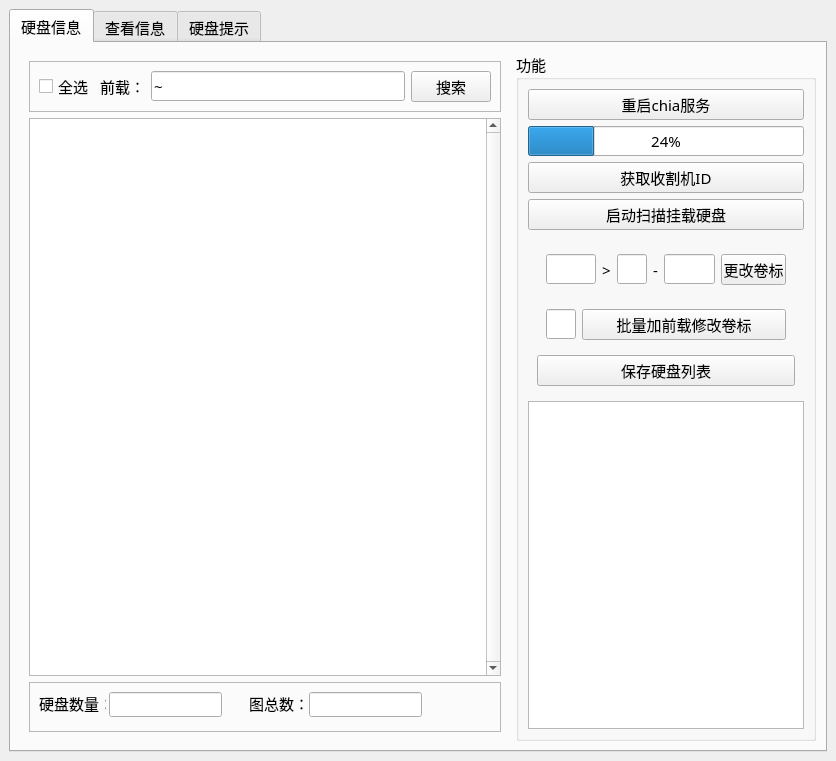
<?xml version="1.0" encoding="UTF-8"?>
<ui version="4.0">
 <class>MainWindow</class>
 <widget class="QMainWindow" name="MainWindow">
  <property name="geometry">
   <rect>
    <x>0</x>
    <y>0</y>
    <width>836</width>
    <height>761</height>
   </rect>
  </property>
  <property name="windowTitle">
   <string>chia 管理器</string>
  </property>
  <widget class="QWidget" name="centralwidget">
   <layout class="QHBoxLayout" name="horizontalLayout_4">
    <item>
     <widget class="QTabWidget" name="tabWidget">
      <property name="font">
       <font>
        <family>微软雅黑</family>
        <pointsize>11</pointsize>
       </font>
      </property>
      <property name="currentIndex">
       <number>0</number>
      </property>
      <widget class="QWidget" name="tab_3">
       <attribute name="title">
        <string>硬盘信息</string>
       </attribute>
       <layout class="QHBoxLayout" name="horizontalLayout_2">
        <item>
         <widget class="QWidget" name="widget_3" native="true">
          <layout class="QGridLayout" name="gridLayout">
           <item row="1" column="0">
            <widget class="QTableWidget" name="tableWidget">
             <property name="font">
              <font>
               <family>微软雅黑</family>
               <pointsize>9</pointsize>
              </font>
             </property>
             <property name="autoFillBackground">
              <bool>false</bool>
             </property>
             <property name="frameShape">
              <enum>QFrame::StyledPanel</enum>
             </property>
             <property name="frameShadow">
              <enum>QFrame::Sunken</enum>
             </property>
             <property name="lineWidth">
              <number>1</number>
             </property>
             <property name="midLineWidth">
              <number>1</number>
             </property>
             <property name="verticalScrollBarPolicy">
              <enum>Qt::ScrollBarAlwaysOn</enum>
             </property>
             <property name="horizontalScrollBarPolicy">
              <enum>Qt::ScrollBarAlwaysOff</enum>
             </property>
             <property name="showDropIndicator" stdset="0">
              <bool>true</bool>
             </property>
             <property name="dragEnabled">
              <bool>false</bool>
             </property>
             <property name="alternatingRowColors">
              <bool>true</bool>
             </property>
             <property name="selectionMode">
              <enum>QAbstractItemView::SingleSelection</enum>
             </property>
             <property name="selectionBehavior">
              <enum>QAbstractItemView::SelectRows</enum>
             </property>
             <property name="textElideMode">
              <enum>Qt::ElideMiddle</enum>
             </property>
             <property name="showGrid">
              <bool>true</bool>
             </property>
             <property name="gridStyle">
              <enum>Qt::SolidLine</enum>
             </property>
             <property name="sortingEnabled">
              <bool>false</bool>
             </property>
             <property name="rowCount">
              <number>0</number>
             </property>
             <attribute name="horizontalHeaderVisible">
              <bool>false</bool>
             </attribute>
             <attribute name="horizontalHeaderCascadingSectionResizes">
              <bool>true</bool>
             </attribute>
             <attribute name="horizontalHeaderDefaultSectionSize">
              <number>200</number>
             </attribute>
             <attribute name="horizontalHeaderHighlightSections">
              <bool>true</bool>
             </attribute>
             <attribute name="horizontalHeaderStretchLastSection">
              <bool>true</bool>
             </attribute>
             <attribute name="verticalHeaderVisible">
              <bool>false</bool>
             </attribute>
             <attribute name="verticalHeaderDefaultSectionSize">
              <number>25</number>
             </attribute>
             <attribute name="verticalHeaderHighlightSections">
              <bool>true</bool>
             </attribute>
             <attribute name="verticalHeaderStretchLastSection">
              <bool>false</bool>
             </attribute>
             <column>
              <property name="text">
               <string/>
              </property>
              <property name="textAlignment">
               <set>AlignCenter</set>
              </property>
             </column>
             <column>
              <property name="text">
               <string>硬盘名</string>
              </property>
             </column>
             <column>
              <property name="text">
               <string>P图数量</string>
              </property>
             </column>
            </widget>
           </item>
           <item row="2" column="0">
            <widget class="QFrame" name="frame_2">
             <property name="minimumSize">
              <size>
               <width>0</width>
               <height>50</height>
              </size>
             </property>
             <property name="frameShape">
              <enum>QFrame::StyledPanel</enum>
             </property>
             <property name="frameShadow">
              <enum>QFrame::Raised</enum>
             </property>
             <widget class="QLabel" name="label_5">
              <property name="geometry">
               <rect>
                <x>10</x>
                <y>13</y>
                <width>67</width>
                <height>17</height>
               </rect>
              </property>
              <property name="text">
               <string>硬盘数量：</string>
              </property>
             </widget>
             <widget class="QLineEdit" name="lineEdit_disk">
              <property name="geometry">
               <rect>
                <x>80</x>
                <y>10</y>
                <width>113</width>
                <height>25</height>
               </rect>
              </property>
             </widget>
             <widget class="QLabel" name="label_6">
              <property name="geometry">
               <rect>
                <x>220</x>
                <y>13</y>
                <width>61</width>
                <height>17</height>
               </rect>
              </property>
              <property name="text">
               <string>图总数：</string>
              </property>
             </widget>
             <widget class="QLineEdit" name="lineEdit_plot">
              <property name="geometry">
               <rect>
                <x>280</x>
                <y>10</y>
                <width>113</width>
                <height>25</height>
               </rect>
              </property>
             </widget>
            </widget>
           </item>
           <item row="0" column="0">
            <widget class="QFrame" name="frame_3">
             <property name="minimumSize">
              <size>
               <width>0</width>
               <height>50</height>
              </size>
             </property>
             <property name="frameShape">
              <enum>QFrame::StyledPanel</enum>
             </property>
             <property name="frameShadow">
              <enum>QFrame::Raised</enum>
             </property>
             <layout class="QGridLayout" name="gridLayout_11">
              <item row="0" column="2">
               <widget class="QLineEdit" name="lineEdit_front">
                <property name="inputMask">
                 <string/>
                </property>
                <property name="text">
                 <string>~</string>
                </property>
                <property name="placeholderText">
                 <string>~</string>
                </property>
               </widget>
              </item>
              <item row="0" column="3">
               <widget class="QPushButton" name="pushButton_seach">
                <property name="text">
                 <string>搜索</string>
                </property>
               </widget>
              </item>
              <item row="0" column="1">
               <widget class="QLabel" name="label_7">
                <property name="text">
                 <string>前载：</string>
                </property>
               </widget>
              </item>
              <item row="0" column="0">
               <widget class="QCheckBox" name="checkBox">
                <property name="text">
                 <string>全选</string>
                </property>
               </widget>
              </item>
             </layout>
            </widget>
           </item>
          </layout>
         </widget>
        </item>
        <item>
         <widget class="QWidget" name="widget" native="true">
          <property name="sizePolicy">
           <sizepolicy hsizetype="Preferred" vsizetype="Preferred">
            <horstretch>0</horstretch>
            <verstretch>0</verstretch>
           </sizepolicy>
          </property>
          <property name="maximumSize">
           <size>
            <width>300</width>
            <height>16777215</height>
           </size>
          </property>
          <property name="toolTipDuration">
           <number>0</number>
          </property>
          <layout class="QGridLayout" name="gridLayout_6">
           <property name="leftMargin">
            <number>0</number>
           </property>
           <property name="topMargin">
            <number>0</number>
           </property>
           <property name="rightMargin">
            <number>0</number>
           </property>
           <property name="bottomMargin">
            <number>0</number>
           </property>
           <item row="0" column="0">
            <layout class="QGridLayout" name="gridLayout_5" rowstretch="0">
             <item row="0" column="0">
              <widget class="QGroupBox" name="groupBox">
               <property name="title">
                <string>功能</string>
               </property>
               <layout class="QGridLayout" name="gridLayout_3">
                <item row="3" column="0">
                 <widget class="QPushButton" name="pushButton_reboot">
                  <property name="text">
                   <string>重启chia服务</string>
                  </property>
                 </widget>
                </item>
                <item row="8" column="0">
                 <widget class="QWidget" name="widget_4" native="true">
                  <layout class="QGridLayout" name="gridLayout_2">
                   <item row="0" column="2">
                    <widget class="QWidget" name="widget_6" native="true">
                     <layout class="QGridLayout" name="gridLayout_7">
                      <item row="0" column="2">
                       <widget class="QLabel" name="label">
                        <property name="text">
                         <string>&gt;</string>
                        </property>
                       </widget>
                      </item>
                      <item row="0" column="3">
                       <widget class="QLineEdit" name="lineEdit_add">
                        <property name="maximumSize">
                         <size>
                          <width>30</width>
                          <height>16777215</height>
                         </size>
                        </property>
                        <property name="text">
                         <string/>
                        </property>
                       </widget>
                      </item>
                      <item row="0" column="8">
                       <widget class="QPushButton" name="pushButton_label">
                        <property name="maximumSize">
                         <size>
                          <width>65</width>
                          <height>16777215</height>
                         </size>
                        </property>
                        <property name="text">
                         <string>更改卷标</string>
                        </property>
                       </widget>
                      </item>
                      <item row="0" column="0">
                       <widget class="QLineEdit" name="lineEdit_old"/>
                      </item>
                      <item row="0" column="5">
                       <widget class="QLineEdit" name="lineEdit_new">
                        <property name="text">
                         <string/>
                        </property>
                       </widget>
                      </item>
                      <item row="0" column="4">
                       <widget class="QLabel" name="label_2">
                        <property name="minimumSize">
                         <size>
                          <width>0</width>
                          <height>0</height>
                         </size>
                        </property>
                        <property name="text">
                         <string>-</string>
                        </property>
                       </widget>
                      </item>
                     </layout>
                    </widget>
                   </item>
                   <item row="1" column="2">
                    <widget class="QWidget" name="widget_5" native="true">
                     <layout class="QGridLayout" name="gridLayout_4">
                      <item row="1" column="1">
                       <widget class="QPushButton" name="pushButton_label_2">
                        <property name="text">
                         <string>批量加前载修改卷标</string>
                        </property>
                       </widget>
                      </item>
                      <item row="1" column="0">
                       <widget class="QLineEdit" name="lineEdit_ad">
                        <property name="maximumSize">
                         <size>
                          <width>30</width>
                          <height>16777215</height>
                         </size>
                        </property>
                        <property name="text">
                         <string/>
                        </property>
                       </widget>
                      </item>
                     </layout>
                    </widget>
                   </item>
                   <item row="2" column="2">
                    <widget class="QPushButton" name="pushButton_save">
                     <property name="text">
                      <string>保存硬盘列表</string>
                     </property>
                    </widget>
                   </item>
                  </layout>
                 </widget>
                </item>
                <item row="4" column="0">
                 <widget class="QProgressBar" name="progressBar_reboot">
                  <property name="value">
                   <number>24</number>
                  </property>
                 </widget>
                </item>
                <item row="6" column="0">
                 <widget class="QPushButton" name="pushButton_mount">
                  <property name="text">
                   <string>启动扫描挂载硬盘</string>
                  </property>
                 </widget>
                </item>
                <item row="11" column="0">
                 <widget class="QTextBrowser" name="textBrowser_msg"/>
                </item>
                <item row="5" column="0">
                 <widget class="QPushButton" name="pushButton_HARVESTER">
                  <property name="text">
                   <string>获取收割机ID</string>
                  </property>
                 </widget>
                </item>
               </layout>
              </widget>
             </item>
            </layout>
           </item>
          </layout>
         </widget>
        </item>
       </layout>
      </widget>
      <widget class="QWidget" name="tab">
       <attribute name="title">
        <string>查看信息</string>
       </attribute>
       <layout class="QGridLayout" name="gridLayout_9">
        <item row="0" column="0">
         <layout class="QGridLayout" name="gridLayout_8" rowstretch="1,0">
          <property name="horizontalSpacing">
           <number>4</number>
          </property>
          <item row="1" column="0">
           <widget class="QTextBrowser" name="textBrowser"/>
          </item>
          <item row="0" column="0">
           <widget class="QWidget" name="widget_2" native="true">
            <property name="sizePolicy">
             <sizepolicy hsizetype="Expanding" vsizetype="Fixed">
              <horstretch>0</horstretch>
              <verstretch>0</verstretch>
             </sizepolicy>
            </property>
            <layout class="QHBoxLayout" name="horizontalLayout">
             <item>
              <widget class="QPushButton" name="pushButton_farm">
               <property name="text">
                <string>耕种状态</string>
               </property>
              </widget>
             </item>
             <item>
              <widget class="QPushButton" name="pushButton_chia">
               <property name="text">
                <string>区块链状态</string>
               </property>
              </widget>
             </item>
             <item>
              <widget class="QPushButton" name="pushButton_nvidia">
               <property name="text">
                <string>中文翻译</string>
               </property>
              </widget>
             </item>
             <item>
              <widget class="QPushButton" name="pushButton_del">
               <property name="text">
                <string>清除坏图</string>
               </property>
              </widget>
             </item>
             <item>
              <widget class="QPushButton" name="pushButton_upgrade">
               <property name="text">
                <string>一键升级</string>
               </property>
              </widget>
             </item>
            </layout>
           </widget>
          </item>
         </layout>
        </item>
       </layout>
      </widget>
      <widget class="QWidget" name="tab_2">
       <attribute name="title">
        <string>硬盘提示</string>
       </attribute>
       <layout class="QGridLayout" name="gridLayout_10">
        <item row="0" column="0">
         <widget class="QTableWidget" name="tableWidget_disk">
          <property name="selectionBehavior">
           <enum>QAbstractItemView::SelectRows</enum>
          </property>
          <attribute name="horizontalHeaderDefaultSectionSize">
           <number>200</number>
          </attribute>
          <attribute name="horizontalHeaderStretchLastSection">
           <bool>true</bool>
          </attribute>
          <attribute name="verticalHeaderStretchLastSection">
           <bool>false</bool>
          </attribute>
          <column>
           <property name="text">
            <string>硬盘</string>
           </property>
          </column>
          <column>
           <property name="text">
            <string>事件</string>
           </property>
          </column>
          <column>
           <property name="text">
            <string>时间</string>
           </property>
          </column>
         </widget>
        </item>
       </layout>
      </widget>
     </widget>
    </item>
   </layout>
  </widget>
 </widget>
 <resources/>
 <connections/>
</ui>
